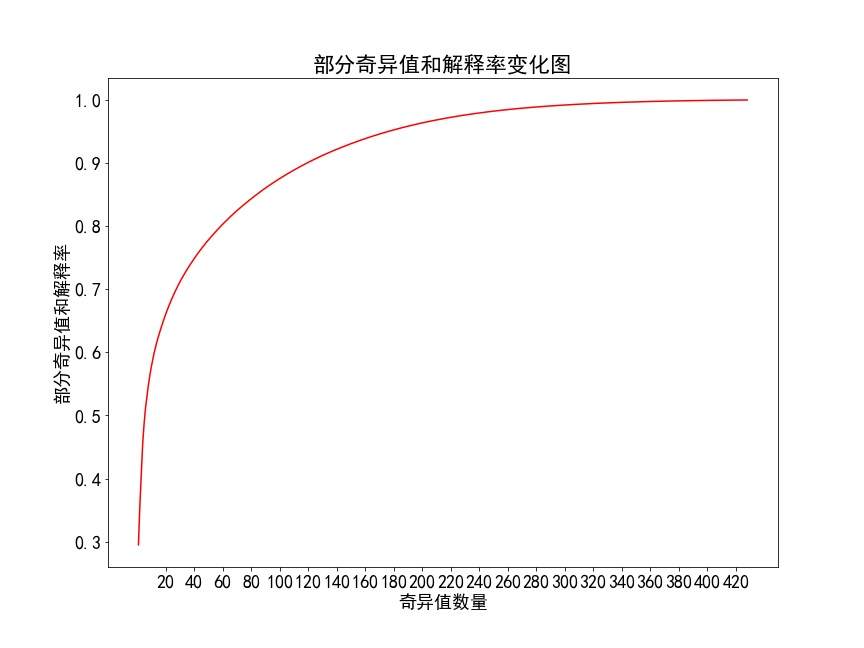
#> input picture Image_Compress/Pic/Color/info_curve_1.jpg, 864 x 648 px, given in place of grey_process.jpg, which was not available
$ python svd_compress.py   (older library calls are emulated)
#> lines starting #> are read from the running program, lines starting #| are printed output that depends on the picture; pictures that were not available may be replaced by others from this repository, and a replacement may not be noted
from PIL import Image
import numpy as np
import matplotlib.pyplot as plt
from skimage.metrics import structural_similarity as ssim
from tqdm import tqdm
import pandas as pd
import argparse

plt.rcParams['font.sans-serif'] = ['SimHei']
plt.rcParams['axes.unicode_minus'] = False
plt.rcParams['font.size'] = 18

def check_img_type(image_array):
    '''
    Check whether the img is grey or color
    '''
    if len(image_array.shape) == 2:
        return 'Grey'
    else:
        return 'Color'

def svd_full(image_array, img_type):
    '''
    Conduct the full svd and extract the S matrix
    '''
    if img_type == 'Grey':
        U, S, V = np.linalg.svd(image_array, full_matrices=False)
    else:
        U1, S1, V1 = np.linalg.svd(image_array[:,:,0], full_matrices=False)
        U2, S2, V2 = np.linalg.svd(image_array[:,:,1], full_matrices=False)
        U3, S3, V3 = np.linalg.svd(image_array[:,:,2], full_matrices=False)
        S = [S1,S2,S3]

    return S

# [73 lines left out: functions plot_sv_curve, plot_info_curve, not called in this run]

def get_k_list(S):
    '''
    Get sv number k list
    '''
    if type(S) == list:
        Sp = S[0]
    else:
        Sp = S

    S_rate = np.cumsum(Sp/np.sum(Sp))
    k_max = S_rate[S_rate<0.95].size
    print(k_max)
    knum = k_max//10

    k_list = [1]
    k_list.extend(np.arange(knum,k_max,knum).tolist())
    return k_list

def normalize_image(image_array):
    '''
    Put the value between 0 and 255
    '''
    max_pixel = np.max(image_array)
    min_pixel = np.min(image_array)

    normalized_image = 255 * (image_array - min_pixel) / (max_pixel - min_pixel)
    normalized_image = normalized_image.astype(np.uint8)
    return normalized_image

def compute_cr(image_array,k):
    '''
    Compute compression ratio of k
    '''
    m = image_array.shape[0]
    n = image_array.shape[1]
    return m*n/((m+n+1)*k)


def compute_ncc(imageA, imageB):
    """
    Compute NCC
    """
    meanA = np.mean(imageA)
    meanB = np.mean(imageB)
    ncc_val = np.sum((imageA - meanA) * (imageB - meanB)) / (
                np.sqrt(np.sum((imageA - meanA) ** 2)) * np.sqrt(np.sum((imageB - meanB) ** 2)))
    return ncc_val

def svd_compress_grey(image_array,k_list):
    '''
    Conduct svd on grey image by compressing k_list number of k
    '''
    U, S, V = np.linalg.svd(image_array, full_matrices=False)

    n_image = []
    cr_list, ssim_list= [], []
    ncc_list = []
    for k in tqdm(k_list):
        Up = U[:,:k]
        Sp = np.diag(S[:k])
        Vp = V[:k,:]
        compressed_image = np.dot(Up, np.dot(Sp, Vp))
        normalized_image = normalize_image(compressed_image)

        # Compute cr
        cr = round(compute_cr(image_array,k),4)

        # Compute ssim
        ssim_value = round(ssim(image_array, normalized_image, multichannel=False),4)

        # Compute ncc
        ncc = round(compute_ncc(image_array, normalized_image),4)


        n_image.append(normalized_image)
        cr_list.append(cr)
        ssim_list.append(ssim_value)
        ncc_list.append(ncc)

    return n_image, cr_list, ssim_list, ncc_list

def svd_compress_color(image_array,k_list):
    '''
    Conduct svd on color image by compressing k_list number of k
    '''
    n_image = []
    cr_list, ssim_list, ncc_list = [], [], []
    nl1,crl1,ssiml1,nccl1 = svd_compress_grey(image_array[:,:,0],k_list)
    nl2,crl2,ssiml2,nccl2 = svd_compress_grey(image_array[:,:,1],k_list)
    nl3,crl3,ssiml3,nccl3 = svd_compress_grey(image_array[:,:,2],k_list)

    for i in range(len(k_list)):
        normalized_image = np.zeros_like(image_array, dtype=np.uint8)
        normalized_image[:,:,0] = nl1[i]
        normalized_image[:,:,1] = nl2[i]
        normalized_image[:,:,2] = nl3[i]

        n_image.append(normalized_image)

        cr = round(np.mean(np.array([crl1[i],crl2[i],crl3[i]])),4)
        cr_list.append(cr)

        ssim_value = round(np.mean(np.array([ssiml1[i],ssiml2[i],ssiml3[i]])),4)
        ssim_list.append(ssim_value)

        ncc = round(np.mean(np.array([nccl1[i],nccl2[i],nccl3[i]])),4)
        ncc_list.append(ncc)
    return n_image, cr_list, ssim_list, ncc_list

# [20 lines left out: function plot_pics_grey, not called in this run]

def plot_pics_color(image_array,n_image,k_list,img_type):
    '''
    Plot the raw image and compressed image
    '''
    plt.figure(figsize=(12, 9))

    plt.subplot(3, 4, 1)
    plt.title("原始图像")
    plt.imshow(image_array)
    plt.axis("off")

    for i, (k, compressed_image) in enumerate(zip(k_list, n_image)):
        plt.subplot(3, 4, i + 2)
        plt.title(f"压缩图像 (k={k})")
        plt.imshow(compressed_image)
        plt.axis("off")

    plt.tight_layout()
    plt.savefig('./Pic/{}/image_all.jpg'.format(img_type))
    plt.show()

# [14 lines left out: function plot_metrics, not called in this run]


if __name__ == '__main__':

    parser = argparse.ArgumentParser(description='Image compression with SVD')
    parser.add_argument('--image', type=str, default='grey_process', help='name of the image')
    args = parser.parse_args()
    path = args.image

    img = Image.open(f'./Data/{path}.jpg','r')
#> img is the input picture: PIL image 864x648 RGB; mean R, G, B 251.2, 250.8, 250.8
    # print(img)

    # 图像类型
    image_array = np.array(img)
    img_type = check_img_type(image_array)
#> img_type = 'Color'

    # 绘制奇异值和解释率变动曲线
    S = svd_full(image_array,img_type)
#> in svd_full, `U1, S1, V1 = np.linalg.svd(image_array[:,:,0], full_matrices=False)`:
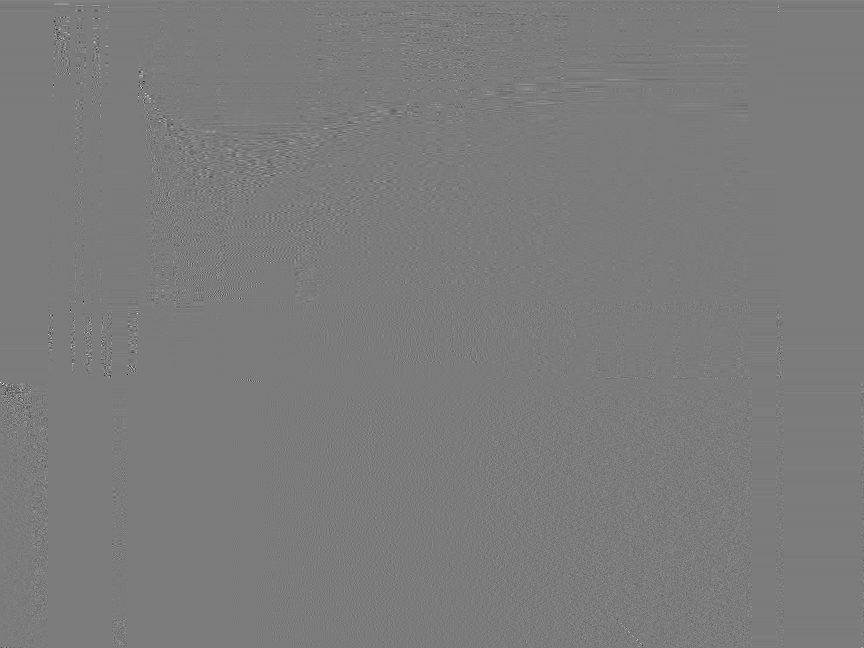
#> V1: shape (648, 864) float64; min -0.938, max 0.989, mean 5.6e-05; drawn with min black and max white
#> in svd_full, `U1, S1, V1 = np.linalg.svd(image_array[:,:,0], full_matrices=False)`: S1 = 648 values, max 188289.2 at index 0, min 1.83e-11 at index 647, mean 503.2
#> in svd_full, `U2, S2, V2 = np.linalg.svd(image_array[:,:,1], full_matrices=False)`:
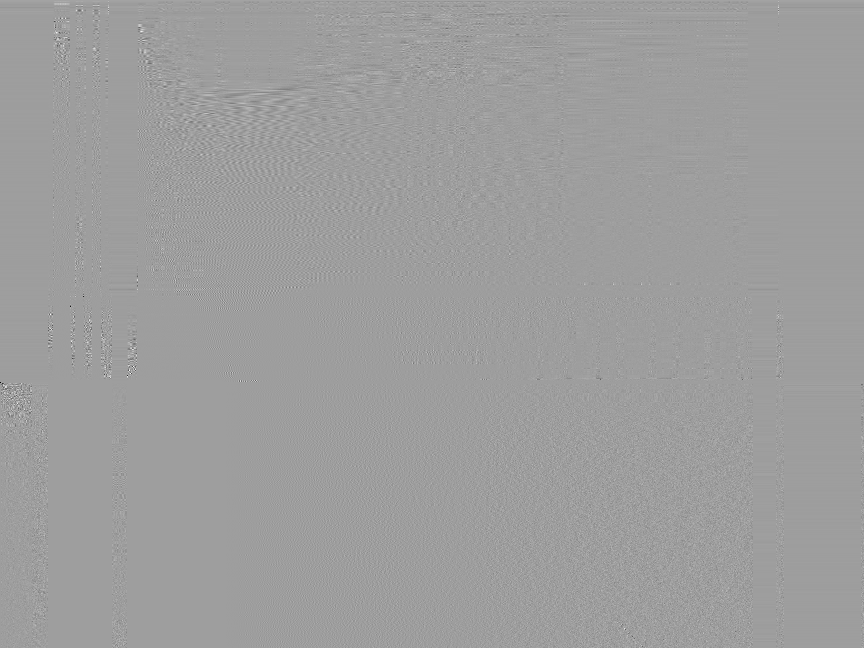
#> V2: shape (648, 864) float64; min -0.995, max 0.61, mean 5.58e-05; drawn with min black and max white
#> in svd_full, `U2, S2, V2 = np.linalg.svd(image_array[:,:,1], full_matrices=False)`: S2 = 648 values, max 187952 at index 0, min 1.88e-11 at index 384, mean 570.4
#> in svd_full, `U3, S3, V3 = np.linalg.svd(image_array[:,:,2], full_matrices=False)`:
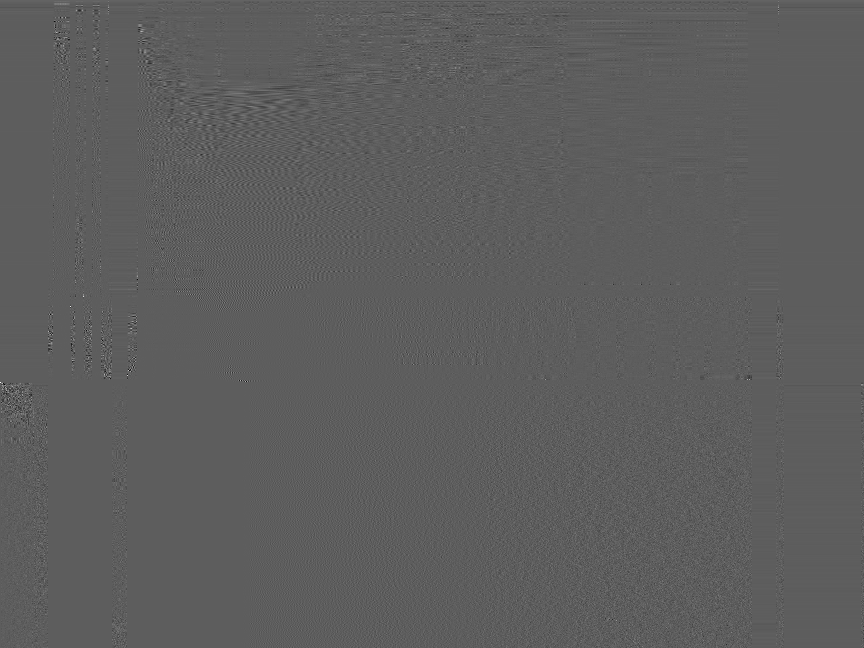
#> V3: shape (648, 864) float64; min -0.572, max 0.984, mean 5.58e-05; drawn with min black and max white
#> in svd_full, `U3, S3, V3 = np.linalg.svd(image_array[:,:,2], full_matrices=False)`: S3 = 648 values, max 187945.5 at index 0, min 1.88e-11 at index 384, mean 570.4
#> S = 3 items
    # plot_sv_curve(S,img_type)
    # plot_info_curve(S,img_type)

    # 以50为间隔，设置K值
    k_list = get_k_list(S)
#> in get_k_list, `Sp = S[0]`: Sp has the same summary as S1 in svd_full
#> in get_k_list, `S_rate = np.cumsum(Sp/np.sum(Sp))`: S_rate = 648 values from 0.577 to 1
#| 138
#> k_list = [1, 13, 26, 39, 52, 65, 78, 91, 104, 117, 130]

    if img_type == 'Grey':
        n_image, cr_list, ssim_list, ncc_list = svd_compress_grey(image_array,k_list)
        plot_pics_grey(image_array,n_image,k_list,img_type)
    else:
        n_image, cr_list, ssim_list, ncc_list = svd_compress_color(image_array,k_list)
#> in svd_compress_grey, `U, S, V = np.linalg.svd(image_array, full_matrices=False)`: S has the same summary as S1 in svd_full
#> the loop in svd_compress_grey, `for k in tqdm(k_list):` made 11 passes
#> (k, max_pixel in normalize_image, min_pixel in normalize_image, cr, ssim_value, meanB in compute_ncc, ncc_val in compute_ncc, ncc) on passes 2 to 11: (13, 343.1, -94.4, 28.46, 0.928, 200.9, 0.899, 0.899), (26, 360.5, -114.5, 14.23, 0.925, 195.9, 0.948, 0.948), (39, 333.4, -89.2, 9.49, 0.943, 204.8, 0.971, 0.971), (52, 331.2, -101.2, 7.12, 0.947, 207.4, 0.984, 0.984), (65, 324.2, -64.09, 5.69, 0.953, 206.6, 0.99, 0.99), (78, 295.5, -44.48, 4.74, 0.971, 221.2, 0.994, 0.994), (91, 286.5, -18.58, 4.07, 0.976, 224.9, 0.996, 0.996), (104, 288.5, -11.63, 3.56, 0.978, 222.8, 0.997, 0.997), (117, 283.2, -8.64, 3.16, 0.982, 226.6, 0.997, 0.997), (130, 285.7, -8.05, 2.85, 0.982, 224.6, 0.998, 0.998)
#> (Sp, max_pixel in normalize_image, min_pixel in normalize_image, cr, ssim_value, meanB in compute_ncc, ncc_val in compute_ncc, ncc) on pass 1: ([188289.2], 258, 37.94, 370, 0.861, 246.7, 0.544, 0.544)
#> after the loop in svd_compress_grey, `for k in tqdm(k_list):`:
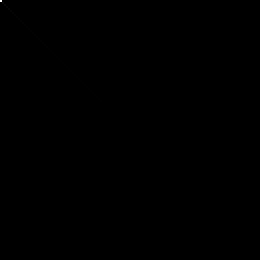
#> Sp: shape (130, 130) float64 (shown 2 times larger); min 0, max 188289.2, mean 18.3; drawn with min black and max white
#> after the loop in svd_compress_grey, `for k in tqdm(k_list):`:
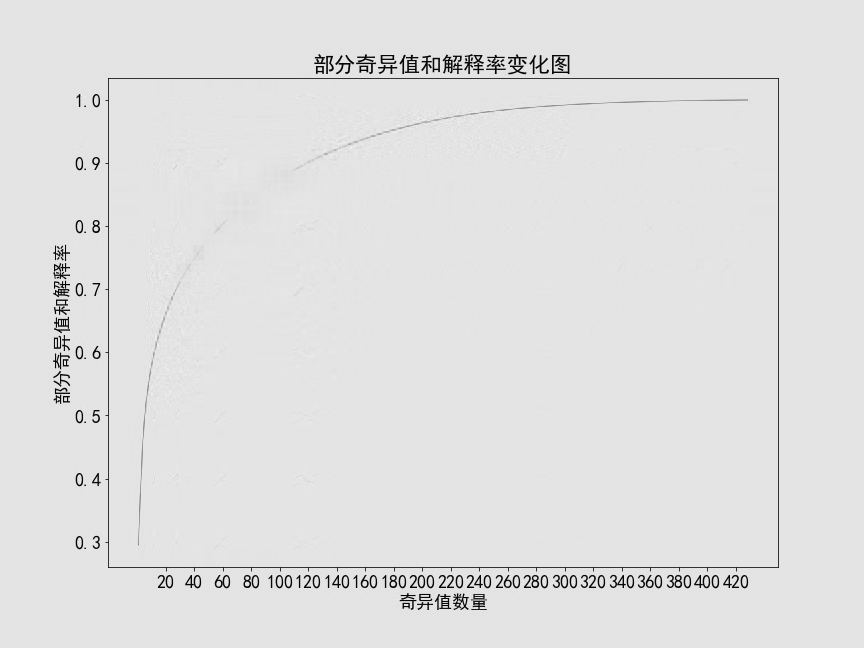
#> compressed_image: shape (648, 864) float64; min -8.05, max 285.7, mean 251.2; drawn with min black and max white
#> after the loop in svd_compress_grey, `for k in tqdm(k_list):`: cr_list = [370, 28.46, 14.23, 9.49, 7.12, 5.69, 4.74, 4.07, 3.56, 3.16, 2.85]; n_image = 11 items; ncc_list = [0.544, 0.899, 0.948, 0.971, 0.984, 0.99, 0.994, 0.996, 0.997, 0.997, 0.998]; ssim_list = [0.861, 0.928, 0.925, 0.943, 0.947, 0.953, 0.971, 0.976, 0.978, 0.982, 0.982]
#> in svd_compress_color, `nl1,crl1,ssiml1,nccl1 = svd_compress_grey(image_array[:,:,0],k_list)`: nl1 = 11 items; crl1 has the same summary as cr_list in svd_compress_grey; ssiml1 has the same summary as ssim_list in svd_compress_grey; nccl1 has the same summary as ncc_list in svd_compress_grey
#> the loop in svd_compress_grey (call 2), `for k in tqdm(k_list):` made 11 passes
#> (k, max_pixel in normalize_image, min_pixel in normalize_image, cr, ssim_value, meanB in compute_ncc, ncc_val in compute_ncc, ncc) on passes 2 to 11: (13, 405.3, -88.99, 28.46, 0.873, 174.8, 0.857, 0.857), (26, 412.3, -113.7, 14.23, 0.878, 176.2, 0.91, 0.91), (39, 339, -92.89, 9.49, 0.919, 202.4, 0.939, 0.939), (52, 329.7, -102.3, 7.12, 0.928, 207.8, 0.956, 0.956), (65, 317.9, -128.8, 5.69, 0.942, 216.3, 0.967, 0.967), (78, 312.9, -80.17, 4.74, 0.941, 214.2, 0.974, 0.974), (91, 312.3, -60.79, 4.07, 0.942, 212.3, 0.979, 0.979), (104, 303.3, -46.46, 3.56, 0.945, 216.1, 0.984, 0.984), (117, 297.5, -49.81, 3.16, 0.951, 220.1, 0.987, 0.987), (130, 296.3, -48.95, 2.85, 0.957, 220.9, 0.99, 0.99)
#> (Sp, max_pixel in normalize_image, min_pixel in normalize_image, cr, ssim_value, meanB in compute_ncc, ncc_val in compute_ncc, ncc) on pass 1: ([187952], 258.4, 38.07, 370, 0.852, 245.6, 0.516, 0.516)
#> in svd_compress_color, `nl2,crl2,ssiml2,nccl2 = svd_compress_grey(image_array[:,:,1],k_list)`: crl2 has the same summary as cr_list in svd_compress_grey; ssiml2 = [0.852, 0.873, 0.878, 0.919, 0.928, 0.942, 0.941, 0.942, 0.945, 0.951, 0.957]; nccl2 = [0.516, 0.857, 0.91, 0.939, 0.956, 0.967, 0.974, 0.979, 0.984, 0.987, 0.99]
#> in svd_compress_grey (call 3), `U, S, V = np.linalg.svd(image_array, full_matrices=False)`: S has the same summary as S3 in svd_full
#> the loop in svd_compress_grey (call 3), `for k in tqdm(k_list):` made 11 passes
#> (k, max_pixel in normalize_image, min_pixel in normalize_image, cr, ssim_value, meanB in compute_ncc, ncc_val in compute_ncc, ncc) on passes 2 to 11: (13, 385.4, -90, 28.46, 0.885, 182.3, 0.857, 0.857), (26, 414.7, -113.3, 14.23, 0.877, 175.3, 0.91, 0.91), (39, 340, -92.63, 9.49, 0.918, 201.8, 0.939, 0.939), (52, 329.5, -102.3, 7.12, 0.928, 208, 0.956, 0.956), (65, 316.7, -130, 5.69, 0.943, 216.8, 0.967, 0.967), (78, 312.5, -80.48, 4.74, 0.941, 214.4, 0.974, 0.974), (91, 313.2, -62.87, 4.07, 0.942, 212.1, 0.979, 0.979), (104, 305, -46.62, 3.56, 0.945, 215.1, 0.984, 0.984), (117, 299.9, -49.5, 3.16, 0.951, 218.7, 0.987, 0.987), (130, 295.1, -48.78, 2.85, 0.957, 221.7, 0.99, 0.99)
#> (Sp, max_pixel in normalize_image, min_pixel in normalize_image, cr, ssim_value, meanB in compute_ncc, ncc_val in compute_ncc, ncc) on pass 1: ([187945.5], 258.4, 38.07, 370, 0.852, 245.6, 0.516, 0.516)
#> after the loop in svd_compress_grey (call 3), `for k in tqdm(k_list):`:
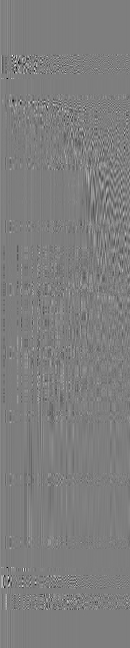
#> Up: shape (648, 130) float64; min -0.518, max 0.527, mean 0.000309; drawn with min black and max white
#> after the loop in svd_compress_grey (call 3), `for k in tqdm(k_list):`: ssim_list = [0.852, 0.885, 0.877, 0.918, 0.928, 0.943, 0.941, 0.942, 0.945, 0.951, 0.957]
#> in svd_compress_color, `nl3,crl3,ssiml3,nccl3 = svd_compress_grey(image_array[:,:,2],k_list)`: nl3 = 11 items; crl3 has the same summary as cr_list in svd_compress_grey; ssiml3 has the same summary as ssim_list in svd_compress_grey; nccl3 has the same summary as nccl2
#> the loop in svd_compress_color, `for i in range(len(k_list)):` made 11 passes
#> (cr, ssim_value, ncc) on passes 1 to 11: (370, 0.855, 0.526), (28.46, 0.895, 0.871), (14.23, 0.893, 0.923), (9.49, 0.927, 0.95), (7.12, 0.935, 0.965), (5.69, 0.946, 0.975), (4.74, 0.951, 0.981), (4.07, 0.953, 0.985), (3.56, 0.956, 0.988), (3.16, 0.961, 0.991), (2.85, 0.965, 0.993)
#> after the loop in svd_compress_color, `for i in range(len(k_list)):`: ncc_list = [0.526, 0.871, 0.923, 0.95, 0.965, 0.975, 0.981, 0.985, 0.988, 0.991, 0.993]; ssim_list = [0.855, 0.895, 0.893, 0.927, 0.935, 0.946, 0.951, 0.953, 0.956, 0.961, 0.965]
#> n_image = 11 items
        plot_pics_color(image_array,n_image,k_list,img_type)
#> the loop in plot_pics_color, `for i, (k, compressed_image) in enumerate(zip(k_list, n_image)):` made 11 passes
#> k on passes 1 to 11: 1, 13, 26, 39, 52, 65, 78, 91, 104, 117, 130
#> in plot_pics_color, `plt.savefig('./Pic/{}/image_all.jpg'.format(img_type))`:
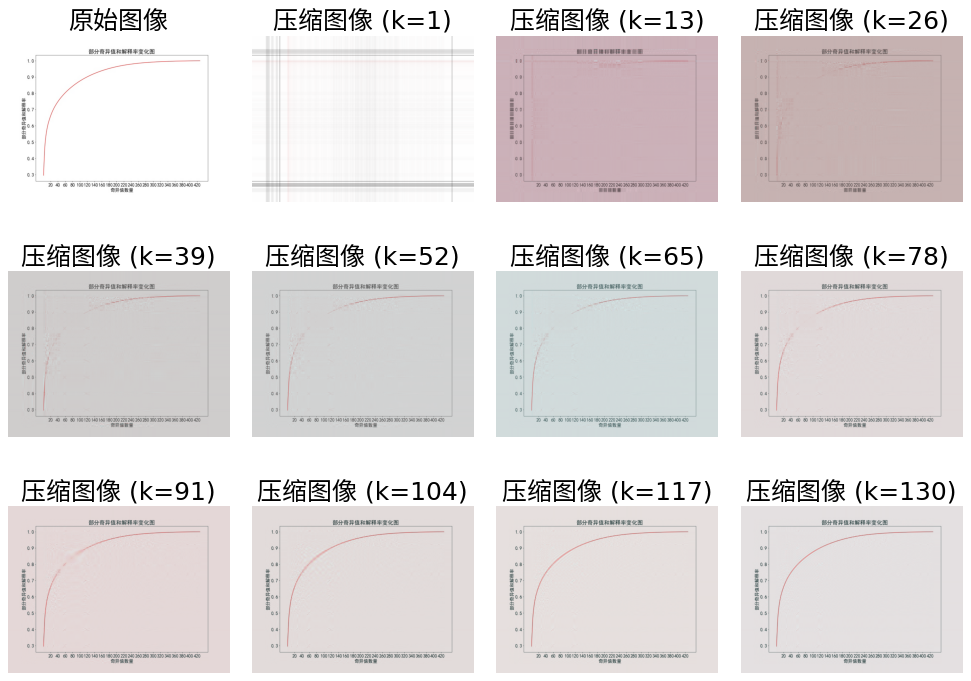
#> figure drawn by matplotlib, 12 panels

    # Save metrics
    dic = {'奇异值数量':k_list,
        '压缩比':cr_list,
        '结构相似度':ssim_list,
        '归一化互相关':ncc_list}
    df = pd.DataFrame(dic)
#> df = table of 11 rows and 4 columns
#> (the run stopped early here; a loop or call above may not have finished)
